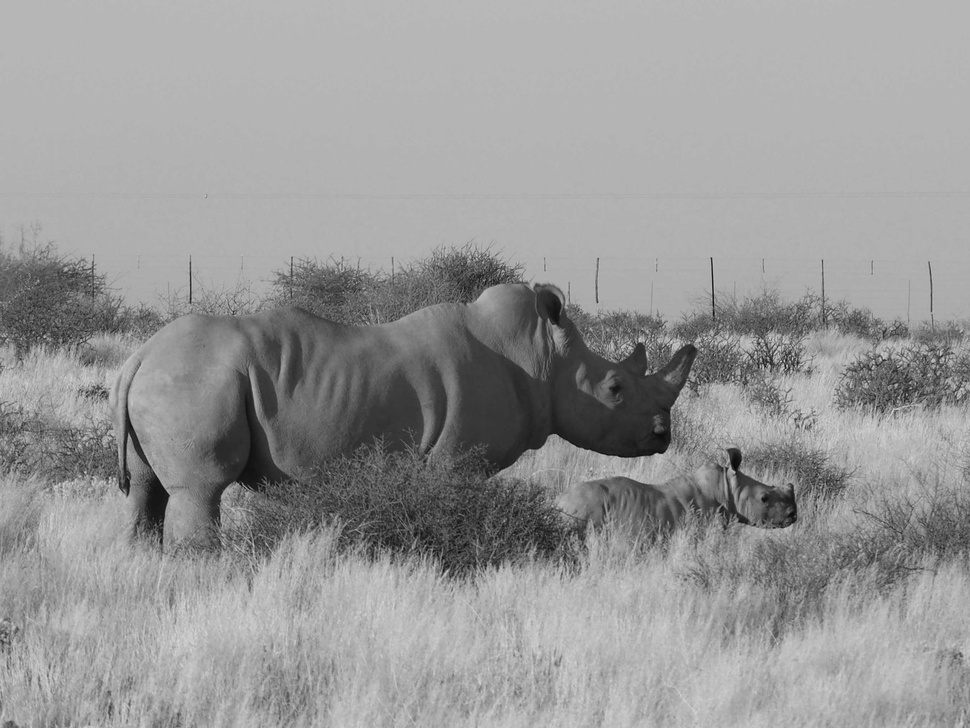
#> input picture Mustererkennung/Übung1/Nashorn.jpg, 970 x 728 px, shrunk from 2721 x 2041 before the run
$ jupyter execute --allow-errors uebung1.ipynb
#> lines starting #> are read from the running program, lines starting #| are printed output that depends on the picture
# Übung 1

## Aufgabe 1

Vorbereitung:

- Öffnen Sie das PDF zu Übung 1

- Richten Sie Ihre Arbeitsumgebung ein wenn nicht bereits geschehen.

- Kopieren/Downloaden und öffnen Sie dieses Notebook.

- Downloaden und laden Sie die Datei PythonIntro.npz. Das klappt mit:
```
import numpy as np
file = np.load('PythonIntro.npz')
```

[cell 1]
import numpy as np
import matplotlib.pyplot as plt

#> (the rest of this cell did not finish here and is left out)

[cell 2]
# a) Schauen Sie sich die Inhalte des files an

np.set_printoptions(precision=3)
#> (the rest of this cell did not finish here and is left out)

[cell 3]
# b) Definiere Variable A
A = np.zeros((5,5))

#> (a cell that did not finish here is left out)

#> (a cell that did not finish here is left out)

# d) Was ist der Unterschied & Resultat zwischen A*C, A@C,  A/C und A @ numpyp.linalg.inv(C)?
* und / sind Elementweise Operationen und @ bzw @ mit inverser Matrix sind die Matrix Multiplikationen.

# e) Was ergibt C@a, C@b und b@C? Probleme und falls ja warum?
* C@a = (5x5) @ (5x1) = (5x1)
* C@b = (5x5) @ (1x5) = error
* b@C = (1x5) @ (5x5) = (1x5)
- Weil Matritzenmultiplikation.

#> (a cell that did not finish here is left out)

#> (a cell that did not finish here is left out)

[cell 8]
# g) Führen Sie folgenden Code aus. Warum hat sich A2 geändert

A2 = A
A[0, 0] = 42
print(A2)
A2 = A
#selbes objekt.

[cell 9]
# i) Vektorisierung: Wie ist der Code fürs Plotten der Funktion np.cosh von -4 bis 4 in 100
x = np.linspace(-4, 4, 100) # linspace gleichverteilte werte im bereich.
y = np.cosh(x) #hyperbolic cosinus
plt.plot(x, y)
plt.show()
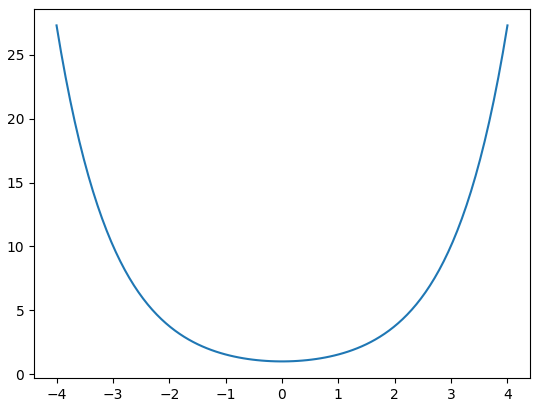
#> figure drawn by matplotlib, 1 panel; curve peaks at x = -4, y = 27.31

#> (a cell that did not finish here is left out)

[cell 11]
# k) Erklären Sie die Bedeutung des „axis“ Arguments.
# entscheidet auf welche axe wir uns bezihen 0 = Zeilen    1 = Spalten

[cell 12]
# l) Beschreiben Sie kurz wie eine for-Schleife in Python aussieht.
# for i in iterable
#    do i

## Aufgabe 2

**Downloaden und Laden Sie die Datei Nashorn.jpg oder ein eigenes Bild**

Ergänzen Sie den folgenden Python Code, so dass ein größeres OpenCV Grauwertbild
(Default: Nashorn.jpg) invertiert wird ```(neues_Matrixelement = 255 – altes_Matrixelement)```. Das Bild
ist eigentlich ein numpy.array. Versuchen Sie unterschiedliche Arten des Zugriffs, benutzen Sie:

[cell 13]
import time
import numpy as np
import cv2 as cv
import matplotlib.pyplot as plt

def plot(img):
    plt.imshow(img, cmap='gray')
    plt.axis('off')
    plt.show()

imgPath = 'Nashorn.jpg'
img = cv.imread(imgPath , cv.IMREAD_GRAYSCALE)
#> img is the input picture: shape (728, 970); min 6, max 215, mean 151.2
assert img is not None, imgPath + " nicht gefunden"
(rows, cols) = img.shape
#> rows = 728; cols = 970
nPix = rows * cols
#> nPix = 706160
img2 = np.zeros(img.shape, dtype=np.uint8)
plot(img)

### **a)**
Mittels 2 geschachtelter Schleifen (über Zeilen und Spalten) und:

```neu = 255 - img[row, col]```

[cell 14]
# Geschachtelte Schleifen über Zeilen und Spalten
# img[r, c] = 255 - img[r, c]
nLoops = 1
start = time.perf_counter()
for i in range(nLoops):
    img2 = np.zeros(img.shape, dtype=np.uint8)
    for row in range(rows):
        for col in range(cols):
            img2[row, col] = 255 -img[row,col]
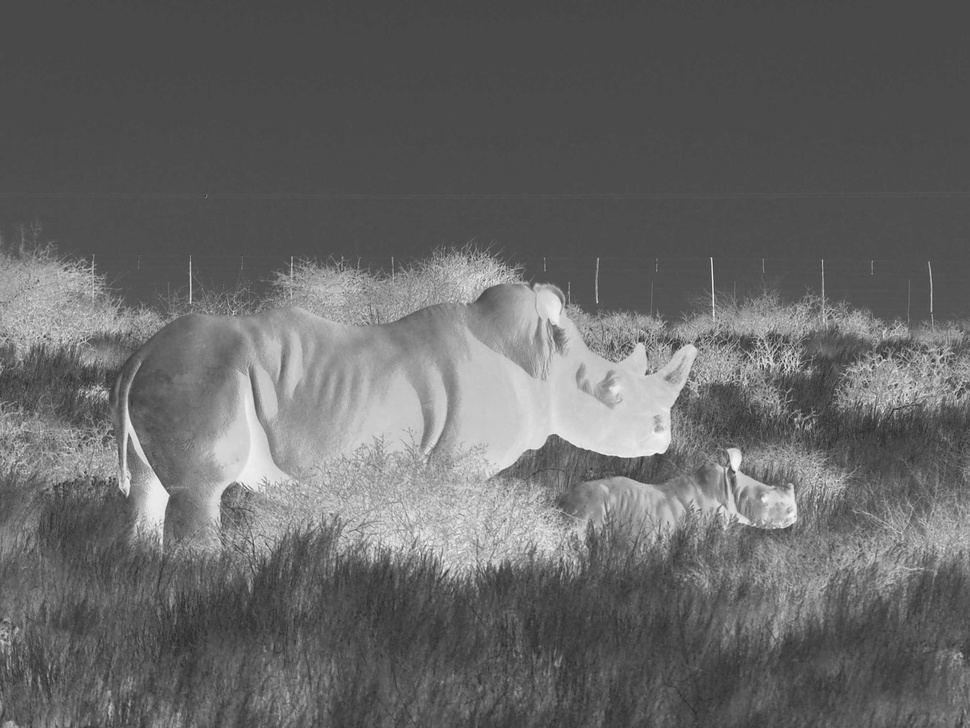
#> img2: shape (728, 970); min 40, max 249, mean 103.8
dt = (time.perf_counter() - start) / nLoops
print("Geschachtelte Schleifen: {:5.2f}s, {:5.3f}Mpix/s"
      .format(dt, 1e-6*nPix/dt))
#| Geschachtelte Schleifen:  1.33s, 0.533Mpix/s
plot(img2)

[cell 15]
### **b)**
#Mittels Matrixoperation:
nLoops = 10
start = time.perf_counter()
for i in range(nLoops):
    img2 = 255 - img
dt = (time.perf_counter() - start) / nLoops
print("Matrixoperation: {:5.3f}ms, {:5d}Mpix/s"
      .format(dt*1000, int(1e-6*nPix/dt)))
#| Matrixoperation: 0.191ms,  3698Mpix/s
plot(img2)

### **c)**
Durch Definieren einer Lookup-Table
```(np.array)``` mit Zahlen ```255, 254, …, 0```.
Anwenden der Lookup Table mit:

```cv.LUT(...)```

[cell 16]
# Lookup Table Operation (optimierter Code in OpenCV)
lut = 255 - np.arange(256, dtype=np.uint8)
nLoops = 10
start = time.perf_counter()
for i in range(nLoops):
    # TODO: ===== Hier eigener Code =====
    img2 = cv.LUT(img, lut)

dt = (time.perf_counter() - start) / nLoops
print("Lookup Table Operation:  {:5.3f}ms, {:5d}Mpix/s"
      .format(dt*1000, int(1e-6*nPix/dt)))
#| Lookup Table Operation:  0.632ms,  1117Mpix/s
plot(img2)
